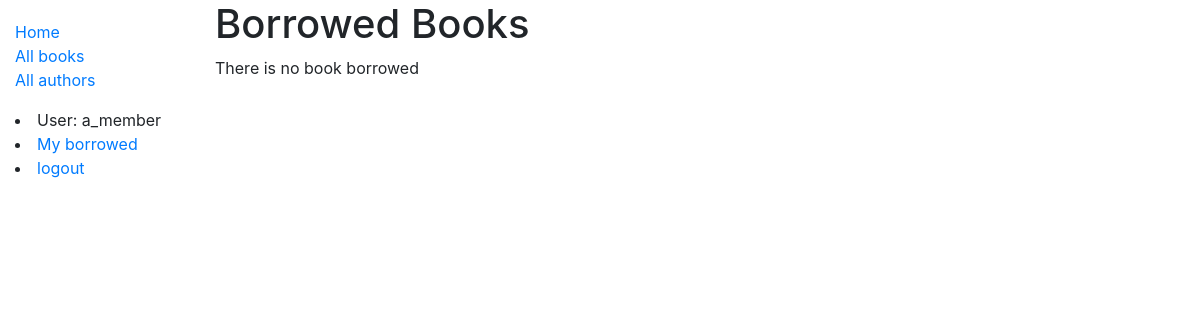
Page /catalog/mybooks/ (signed in) on the earlier database version.
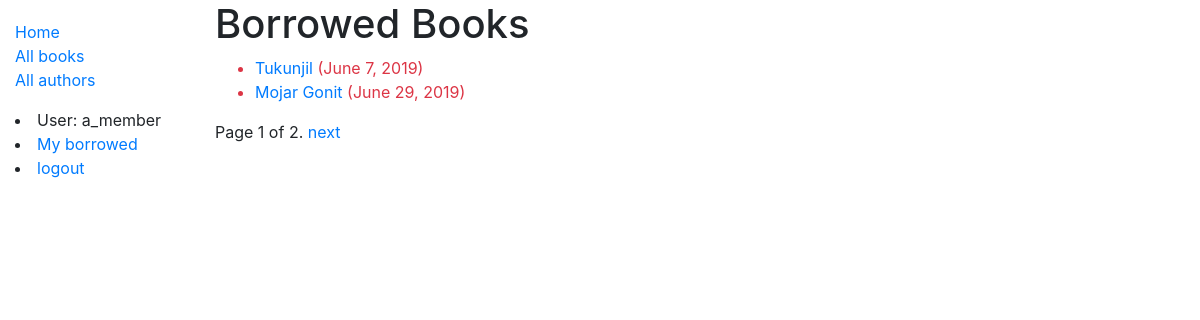
Same page on the later database version.
### catalog/models.py (models this page shows, shortened)
class BookInstance(models.Model):
    id = models.UUIDField(primary_key=True, default=uuid.uuid4, help_text='Unique ID for this particular book across whole library')
    book = models.ForeignKey(Book, on_delete=models.SET_NULL, null=True)
    imprint = models.CharField(max_length=200)
    due_back = models.DateField(null=True, blank=True)
    borrower = models.ForeignKey(User, on_delete=models.SET_NULL, null=True, blank=True)
    LOAN_STATUS = (
        ('m', 'Maintenance'),
        ('o', 'On loan'),
        ('a', 'Available'),
        ('r', 'Reserved'),
    )
    status = models.CharField(
        max_length=1,
        choices=LOAN_STATUS,
        blank=True,
        default='m',
        help_text='Book availability',
    )
    class Meta:
        ordering = ['due_back']
        permissions = (('can_mark_returned', 'Set book as returned'),)
    @property
    def is_overdue(self):
        if self.due_back and (date.today() > self.due_back):
            return True
        else:
            return False

class Book(models.Model):
    title = models.CharField(max_length=200, help_text='Enter the title of the book')
    author = models.ForeignKey(Author, on_delete=models.SET_NULL, null=True)
    summary = models.CharField(max_length=1000, help_text='Enter a brief description of the book')
    isbn = models.CharField('ISBN', max_length=13,
                            help_text='13 Character <a href="https://www.isbn-international.org/'
                                        'content/what-isbn">ISBN number</a>')
    genre = models.ManyToManyField(Genre, help_text='Select a genre for this book')
    language = models.ForeignKey('Language', on_delete=models.SET_NULL, null=True)
    def display_genre(self):
        return ', '.join(genre.name for genre in self.genre.all()[:3])
    display_genre.short_description = 'Genre'

### catalog/views.py (the view)
# urls.py: path('mybooks/', views.LonedBooksByUserListView.as_view(), name='my-borrowed'),
class LonedBooksByUserListView(LoginRequiredMixin, generic.ListView):
    model = BookInstance
    template_name = 'catalog/bookinstance_list_borrowed_user.html'
    paginate_by = 2
    def get_queryset(self):
        return BookInstance.objects.filter(borrower=self.request.user)\
            .filter(status__exact='o').order_by('due_back')

### catalog/templates/catalog/bookinstance_list_borrowed_user.html
{% extends 'base_generic.html' %}
{% block content %}
    <h1>Borrowed Books</h1>
    {% if bookinstance_list %}
        <ul>
        {% for bookinst in bookinstance_list %}
            <li class="{% if bookinst.is_overdue %}text-danger{% endif %}">
            <a href="{{ bookinst.book.get_absolut_url }}">{{ bookinst.book.title }}</a> ({{ bookinst.due_back }})
            </li>
        {% endfor %}
        </ul>
    {% else %}
        <p>There is no book borrowed</p>
    {% endif %}
{% endblock %}

### catalog/templates/base_generic.html (shortened to what this page needs)
<!DOCTYPE html>
<html lang="en">
<head>
  <link rel="stylesheet" href="https://stackpath.bootstrapcdn.com/bootstrap/4.1.3/css/bootstrap.min.css">
  {% load static %}
  <link rel="stylesheet" href="{% static 'css/styles.css' %}">
</head>
<body>
  <div class="container-fluid">
    <div class="row">
      <div class="col-sm-2">
      {% block sidebar %}
        <ul class="sidebar-nav">
          <li><a href="{% url 'index' %}">Home</a></li>
          <li><a href="{% url 'books' %}">All books</a></li>
          <li><a href="{% url 'authors' %}">All authors</a></li>
        </ul>
        {% if user.is_authenticated %}
            <li>User: {{ user.get_username }}</li>
            <li><a href="{% url 'my-borrowed' %}">My borrowed</a></li>
            <li><a href="{% url 'logout' %}?next={{ request.path }}">logout</a></li>
        {% else %}
            <li><a href="{% url 'login' %}?next={{ request.path }}">login</a></li>
        {% endif %}
     {% endblock %}
      </div>
      <div class="col-sm-10 ">
          {% block content %}
          {% endblock %}
          {% block pagination %}
                {% if is_paginated %}
                    <div class="pagination">
                        <span class="page-links">
                            <span class="page-current">
                                Page {{ page_obj.number }} of {{ page_obj.paginator.num_pages }}.
                            </span>
                            {% if page_obj.has_next %}
                                <a href="{{ request.path }}?page={{ page_obj.next_page_number }}">next</a>
                            {% endif %}
                        </span>
                    </div>
                {% endif %}
        {% endblock %}
      </div>
    </div>
  </div>
</body>
</html>

Differences in the rows shown:
now on this page (row edited): BookInstance: book "Tukunjil", due_back "June 7, 2019"
now on this page (row edited): BookInstance: book "Mojar Gonit", due_back "June 29, 2019"
Other differences:
{{ page_obj.number }}: (not shown) → "1"
{{ page_obj.paginator.num_pages }}: (not shown) → "2"
text no longer shown: "There is no book borrowed"
text now shown: "Page of . next"
